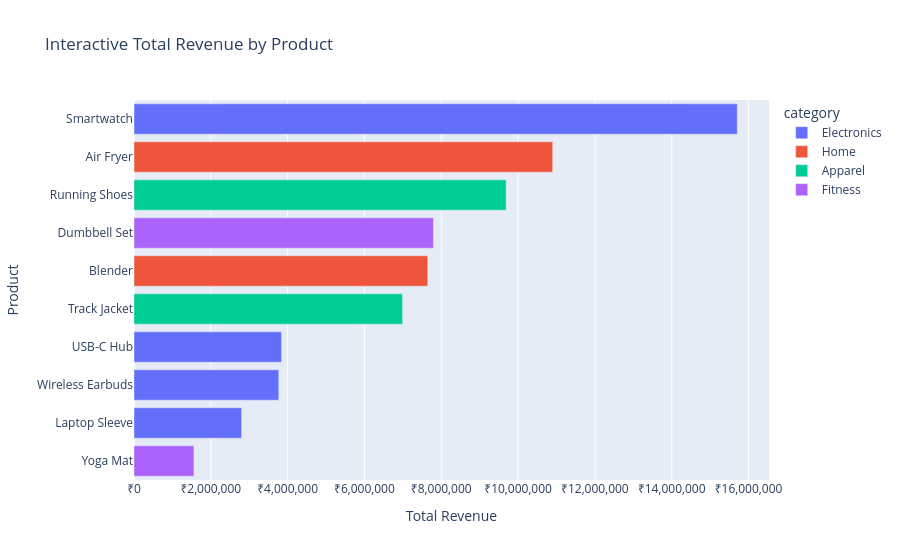

The code cell stored with this chart in its notebook:
### Code cell
# --- 1b. INTERACTIVE chart ---
# Keep category in the grouped data so it can be displayed on hover.
revenue_by_product_category = (
    sales_df.groupby(["product", "category"], as_index=False)["revenue"]
    .sum()
    .sort_values("revenue", ascending=False)
)

fig = px.bar(
    revenue_by_product_category,
    x="revenue",
    y="product",
    color="category",
    orientation="h",
    hover_data={"category": True, "revenue": ":,.0f"},
    title="Interactive Total Revenue by Product"
)
fig.update_layout(
    xaxis_title="Total Revenue",
    yaxis_title="Product",
    yaxis={"categoryorder": "total ascending"},
    xaxis_tickprefix="₹",
    xaxis_tickformat=",.0f"
)
fig.show()

### Figure 1 — Plotly figure (JSON) as saved in the notebook; plotly's stock layout.template omitted (floating-point values rounded to 4 significant figures)
{"data": [{"customdata": [["Electronics"], ["Electronics"], ["Electronics"], ["Electronics"]], "hovertemplate": "category=%{customdata[0]}<br>revenue=%{x:,.0f}<br>product=%{y}<extra></extra>", "legendgroup": "Electronics", "marker": {"color": "#636efa", "pattern": {"shape": ""}}, "name": "Electronics", "orientation": "h", "showlegend": true, "textposition": "auto", "type": "bar", "x": [15710000.0, 3842000.0, 3770000.0, 2801000.0], "xaxis": "x", "y": ["Smartwatch", "USB-C Hub", "Wireless Earbuds", "Laptop Sleeve"], "yaxis": "y"}, {"customdata": [["Home"], ["Home"]], "hovertemplate": "category=%{customdata[0]}<br>revenue=%{x:,.0f}<br>product=%{y}<extra></extra>", "legendgroup": "Home", "marker": {"color": "#EF553B", "pattern": {"shape": ""}}, "name": "Home", "orientation": "h", "showlegend": true, "textposition": "auto", "type": "bar", "x": [10900000.0, 7649000.0], "xaxis": "x", "y": ["Air Fryer", "Blender"], "yaxis": "y"}, {"customdata": [["Apparel"], ["Apparel"]], "hovertemplate": "category=%{customdata[0]}<br>revenue=%{x:,.0f}<br>product=%{y}<extra></extra>", "legendgroup": "Apparel", "marker": {"color": "#00cc96", "pattern": {"shape": ""}}, "name": "Apparel", "orientation": "h", "showlegend": true, "textposition": "auto", "type": "bar", "x": [9689000.0, 6993000.0], "xaxis": "x", "y": ["Running Shoes", "Track Jacket"], "yaxis": "y"}, {"customdata": [["Fitness"], ["Fitness"]], "hovertemplate": "category=%{customdata[0]}<br>revenue=%{x:,.0f}<br>product=%{y}<extra></extra>", "legendgroup": "Fitness", "marker": {"color": "#ab63fa", "pattern": {"shape": ""}}, "name": "Fitness", "orientation": "h", "showlegend": true, "textposition": "auto", "type": "bar", "x": [7797000.0, 1560000.0], "xaxis": "x", "y": ["Dumbbell Set", "Yoga Mat"], "yaxis": "y"}], "layout": {"barmode": "relative", "legend": {"title": {"text": "category"}, "tracegroupgap": 0}, "title": {"text": "Interactive Total Revenue by Product"}, "xaxis": {"anchor": "y", "domain": [0, 1], "tickformat": ",.0f", "tickprefix": "₹", "title": {"text": "Total Revenue"}}, "yaxis": {"anchor": "x", "categoryorder": "total ascending", "domain": [0, 1], "title": {"text": "Product"}}}}
